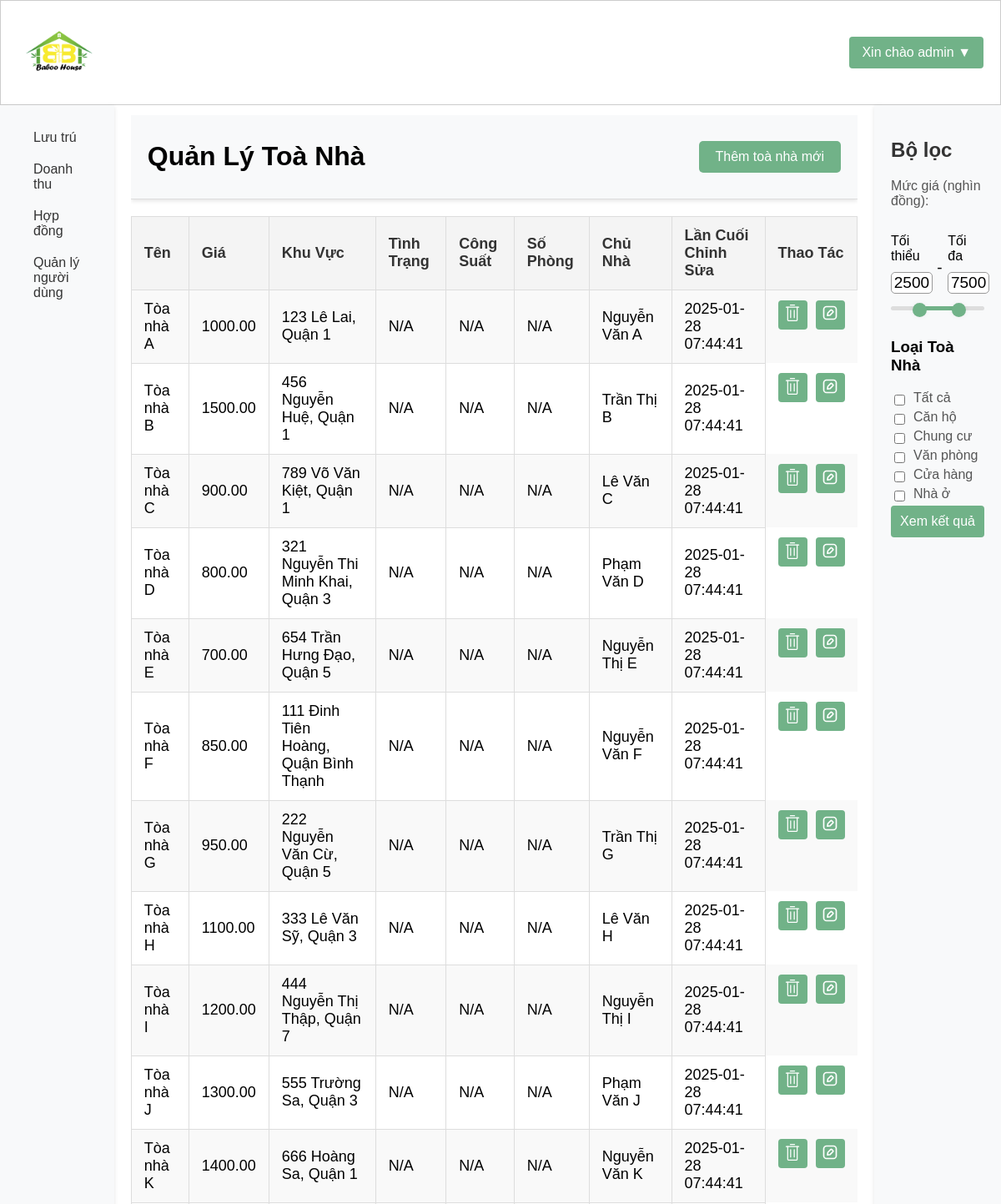
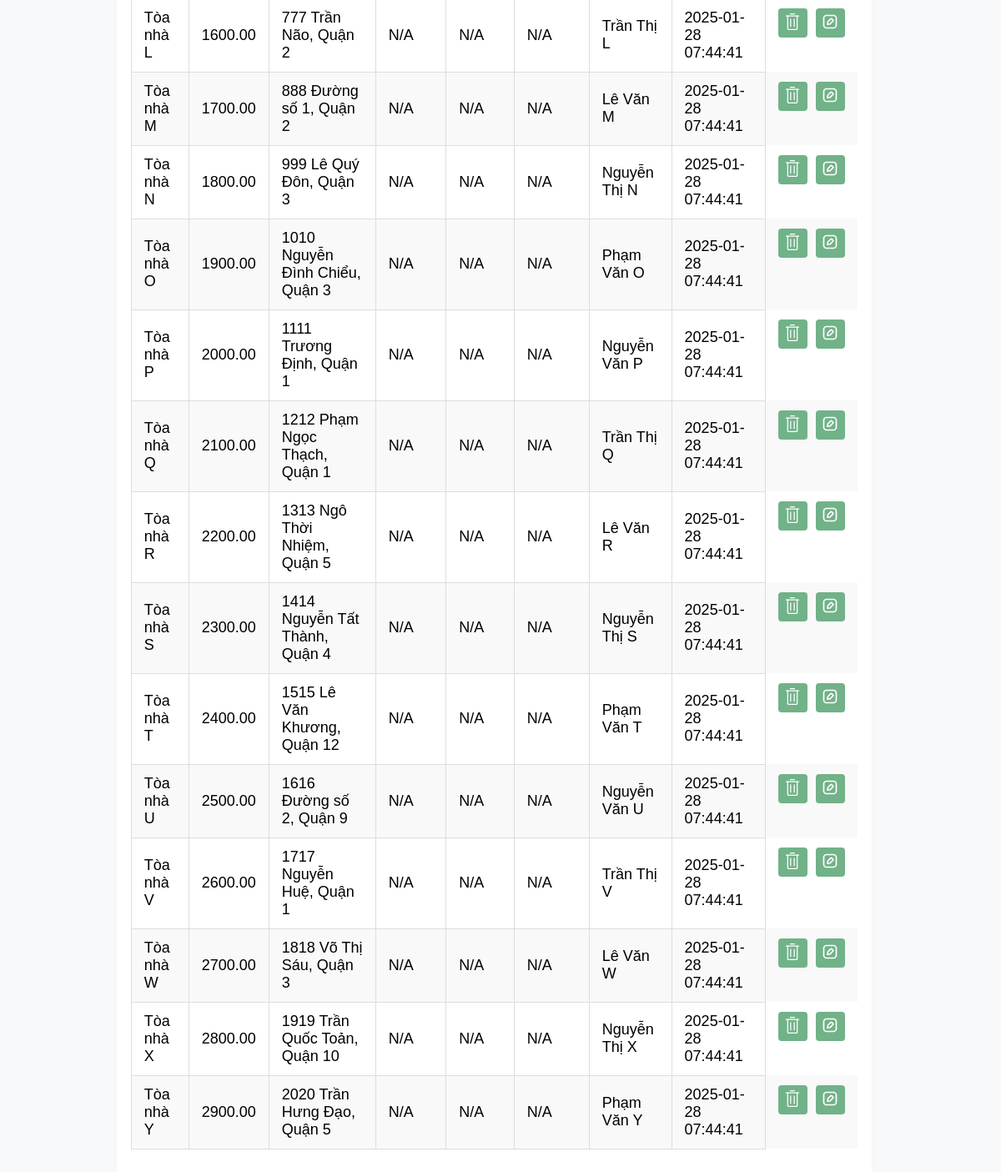
The page /templates/manage_buildings.php (signed in) on the database its author committed (2 pictures, top to bottom).
### tables this page shows
CREATE TABLE `buildings` (
  `building_id` int(11) NOT NULL,
  `user_id` int(11) DEFAULT NULL,
  `name` varchar(255) DEFAULT NULL,
  `address` varchar(255) DEFAULT NULL,
  `rental_price` decimal(10,2) DEFAULT NULL,
  `owner_name` varchar(255) DEFAULT NULL,
  `owner_phone` varchar(50) DEFAULT NULL,
  `building_type` varchar(50) DEFAULT NULL,
  `electricity_price` decimal(10,2) DEFAULT NULL,
  `water_price` decimal(10,2) DEFAULT NULL,
  `description` text DEFAULT NULL,
  `last_modified` datetime DEFAULT NULL,
  `photo_urls` text DEFAULT NULL,
  `approved` TINYINT(1) DEFAULT 0
);

### admin/getallbuilding.php (called while the page is built, shortened)
<?php
require '../config/database.php';
function getAllBuildings($min_price = 0, $max_price = 5000, $selected_types = []) {
    global $conn;
    $sql = "SELECT * FROM buildings WHERE rental_price BETWEEN ? AND ?";
    $stmt = $conn->prepare($sql);
    $params = [$min_price, $max_price];
    $binding_types = str_repeat('i', 2);
    $stmt->bind_param($binding_types, ...$params);
    $stmt->execute();
    $result = $stmt->get_result();
    return $result;
}
function getDistinctBuildingTypes() {
    global $conn;
    $sql = "SELECT DISTINCT building_type FROM buildings";
    $result = $conn->query($sql);
    $types = [];
    while ($row = $result->fetch_assoc()) {
        $types[] = $row['building_type'];
    }
    return $types;
}
?>

### templates/manage_buildings.php (the view, shortened to what this page needs)
<?php
include '../admin/getallbuilding.php';
$min_price = isset($_GET['min_price']) ? (int)$_GET['min_price'] : 0;
$max_price = isset($_GET['max_price']) ? (int)$_GET['max_price'] : 10000;
$selected_types = isset($_GET['building_type']) ? $_GET['building_type'] : [];
$buildings = getAllBuildings($min_price, $max_price, $selected_types);
$building_types = getDistinctBuildingTypes();
?>
<!DOCTYPE html>
<html lang="en">
<head>
    <link href="../assets/css/filter.css" rel="stylesheet">
</head>
<body>
    <?php include '../includes/header.php'; ?>
    <div class="head-container">
        <?php include '../includes/filter.php'; ?>
        <div class="main-content">
            <div class="manage-head">
                <h1>Quản Lý Toà Nhà</h1>
                <button class="create" onclick="location.href='create_building.php'">Thêm toà nhà mới</button>
            </div>
            <table>
                <tr>
                    <th>Tên</th>
                    <th>Giá</th>
                    <th>Khu Vực</th>
                    <th>Tình Trạng</th>
                    <th>Công Suất</th>
                    <th>Số Phòng</th>
                    <th>Chủ Nhà</th>
                    <th>Lần Cuối Chỉnh Sửa</th>
                    <th>Thao Tác</th>
                </tr>
                <?php if ($buildings->num_rows > 0): ?>
                    <?php while ($building = $buildings->fetch_assoc()): ?>
                        <tr onclick="location.href='edit_rooms.php?building_id=<?php echo htmlspecialchars($building['building_id']); ?>'" style="cursor: pointer;">
                            <td><?php echo htmlspecialchars($building['name']); ?></td>
                            <td><?php echo htmlspecialchars($building['rental_price']); ?></td>
                            <td><?php echo htmlspecialchars($building['address']); ?></td>
                            <td>N/A</td>
                            <td>N/A</td>
                            <td>N/A</td>
                            <td><?php echo htmlspecialchars($building['owner_name']); ?></td>
                            <td><?php echo htmlspecialchars($building['last_modified']); ?></td>
                            <td class="crud-btn">
                                <form action="../admin/delete_building.php" method="post" onsubmit="return confirm('Are you sure you want to delete this building?');" style="display:inline;">
                                    <button class="delete" type="submit"><img src="../assets/icons/bin.svg"></button>
                                </form>
                                <form action="../templates/edit_building.php" method="get" style="display:inline;">
                                    <button class="edit" type="submit"><img src="../assets/icons/edit.svg"></button>
                                </form>
                            </td>
                        </tr>
                    <?php endwhile; ?>
                <?php else: ?>
                    <tr>
                        <td colspan="10">Không tìm thấy toà nhà</td>
                    </tr>
                <?php endif; ?>
            </table>
        </div>
        <?php include '../includes/sidebar.php'; ?>
    </div>
</body>
</html>

### includes/header.php (shortened to what this page needs)
<!DOCTYPE html>
<head>
    <link rel="stylesheet" href="../assets/css/style.css">
</head>
<body>
<header class="header-container">
    <div class="logo-container">
        <a href="../templates/home.php"><img class="logo-img" src="../Upload/Img/logo.png" alt="Company Logo"></a>
    </div>
    <div class="user-dropdown">
    <?php if (isset($_SESSION['username'])): ?>
        <button aria-haspopup="true" aria-expanded="false" onclick="toggleDropdown()"> Xin chào
            <?php echo htmlspecialchars($_SESSION['username']); ?> <span>&#9660;</span>
        </button>
    <?php endif; ?>
    </div>
</header>
</body>

### includes/filter.php (shortened to what this page needs)
<div class="sidebar">
    <h2>Bộ lọc</h2>
    <label for="price-range">Mức giá (nghìn đồng):</label>
    <form class="filter-form" method="get" action="manage_buildings.php">
        <div class="price-input">
            <div class="field">
            <span>Tối thiểu</span>
            <input type="number" name="min_price" class="input-min" value="<?php echo htmlspecialchars($min_price); ?>">
            </div>
            <div class="separator">-</div>
            <div class="field">
            <span>Tối đa</span>
            <input type="number" name="max_price" class="input-max" value="<?php echo htmlspecialchars($max_price); ?>">
            </div>
        </div>
        <div class="slider-container">
            <div class="slider">
                <div class="progress"></div>
            </div>
        </div>
        <h3>Loại Toà Nhà</h3>
        <div class="checkbox-container">
            <input type="checkbox" name="building_type[]" value="All" id="All" onclick="toggleAll(this)">
            <label for="All">Tất cả</label>
        </div>
        <?php foreach ($building_types as $type): ?>
            <div class="checkbox-container">
                <input type="checkbox" name="building_type[]" value="<?php echo htmlspecialchars($type); ?>" id="<?php echo htmlspecialchars($type); ?>" class="building-type-checkbox" onclick="updateAllCheckbox()">
                <label for="<?php echo htmlspecialchars($type); ?>"><?php echo htmlspecialchars($type); ?></label>
            </div>
        <?php endforeach; ?>
        <button type="submit" id="filter-button">Xem kết quả</button>
    </form>
</div>

### includes/sidebar.php (shortened to what this page needs)
<div class="sidebar">
    <ul>
        <li class="accordion-item">
            <a href="javascript:void(0)" class="accordion-toggle">Lưu trú</a>
        </li>
        <li class="accordion-item">
            <a href="javascript:void(0)" class="accordion-toggle">Doanh thu</a>
        </li>
        <li><a href="#">Hợp đồng</a></li>
        <?php if (isset($_SESSION['role']) && $_SESSION['role'] == 'admin'): ?>
        <li><a href="../templates/manage_users.php">Quản lý người dùng</a></li>
        <?php endif; ?>
    </ul>
</div>

### assets/css/filter.css (style rules this page uses)
.price-input { width: 100%; display: flex; margin: 30px 0 35px; }
.price-input .field { width: 100%; height: 45px; align-items: center; }
.field input { width: 100%; outline: none; font-size: 19px; margin: 10px 0 10px 0; border-radius: 5px; text-align: center; border: 1px solid #999; -moz-appearance: textfield; }
.price-input .separator { width: 50px; display: flex; font-size: 19px; margin-top: 30px; margin-left: 5px; align-items: center; justify-content: center; }
.slider { height: 5px; position: relative; background: #ddd; border-radius: 5px; }
.slider .progress { height: 100%; left: 25%; right: 25%; position: absolute; border-radius: 5px; background: #71b288; }
.slider-container { margin: 0 0 30% 0; }
.checkbox-container { display: flex; align-items: center; }
.checkbox-container input[type="checkbox"] { margin-right: 10px; }

### assets/css/style.css (style rules this page uses)
* { user-select: none; -webkit-user-drag: none; }
body { width: 100%; height: 100%; margin: 0; overflow: hidden; font-family: Arial, sans-serif; }
input[type="checkbox"], input[type="range"], button { cursor: pointer; }
.sidebar { width: 10%; height: 100vh; background-color: #f8f9fa; box-shadow: 0 2px 5px rgba(0, 0, 0, 0.1); padding: 20px; }
.sidebar ul { list-style: none; padding: 0; margin: 0; }
.sidebar ul li a { display: block; padding: 10px 20px; color: #333; text-decoration: none; border-radius: 6px; }
.accordion-item .accordion-toggle { cursor: pointer; }
h2 { margin-bottom: 20px; color: #333333; }
label { display: block; margin-bottom: 5px; color: #555555; }
button[type="submit"] { width: 100%; padding: 10px; background-color: #71b288; border: none; border-radius: 4px; color: #ffffff; font-size: 16px; cursor: pointer; }
.header-container { display: flex; justify-content: space-between; align-items: center; padding: 10px 20px; background-color: #ffffff; border: 1px solid #cccccc; box-shadow: 0 4px 8px rgba(0, 0, 0, 0.1); color: #333333; }
.logo-container { display: flex; align-items: center; }
.logo-img { height: 100px; width: 100px; }
.user-dropdown { position: relative; }
.user-dropdown button { background-color: #71b288; border: none; color: #ffffff; padding: 10px 15px; border-radius: 4px; cursor: pointer; font-size: 16px; }
.head-container { column-gap: 20px; background-color: #ffffff; width: 100%; display: flex; flex-direction: row-reverse; }
.manage-head { width: auto; display: flex; flex-direction: row; justify-content: space-between; align-items: center; padding: 10px 20px; background-color: #f8f9fa; border-bottom: 1px solid #ddd; box-shadow: 0 2px 5px rgba(0, 0, 0, 0.1); }
.main-content { width: 90%; height: 85vh; overflow-y: scroll; margin-top: 1%; }
table { width: 100%; border-collapse: collapse; margin: 20px 0; font-size: 18px; text-align: left; border-collapse: collapse; width: auto; table-layout: auto; }
table th, table td { padding: 12px 15px; border: 1px solid #ddd; }
table th { background-color: #f4f4f4; color: #333; }
table tr:nth-child(even) { background-color: #f9f9f9; }
.create, .delete, .edit { display: inline-block; padding: 10px 20px; font-size: 16px; color: #fff; background-color: #71b288; border: none; border-radius: 5px; cursor: pointer; }
table { border-collapse: collapse; margin: 20px 0; font-size: 18px; text-align: left; border-collapse: collapse; width: 100%; table-layout: auto; }
.crud-btn { display: flex; gap: 10px; height: 100%; border: none; }
.crud-btn button { width: 35px; height: 35px; padding: 0; }
.crud-btn button img { width: 20px; height: 20px; }

### rows shown on the page
buildings: name "Tòa nhà A", rental_price "1000.00", address "123 Lê Lai, Quận 1", owner_name "Nguyễn Văn A", last_modified "2025-01-28 07:44:41"
buildings: name "Tòa nhà B", rental_price "1500.00", address "456 Nguyễn Huệ, Quận 1", owner_name "Trần Thị B", last_modified "2025-01-28 07:44:41"
buildings: name "Tòa nhà C", rental_price "900.00", address "789 Võ Văn Kiệt, Quận 1", owner_name "Lê Văn C", last_modified "2025-01-28 07:44:41"
buildings: name "Tòa nhà D", rental_price "800.00", address "321 Nguyễn Thi Minh Khai, Quận 3", owner_name "Phạm Văn D", last_modified "2025-01-28 07:44:41"
buildings: name "Tòa nhà E", rental_price "700.00", address "654 Trần Hưng Đạo, Quận 5", owner_name "Nguyễn Thị E", last_modified "2025-01-28 07:44:41"
buildings: name "Tòa nhà F", rental_price "850.00", address "111 Đinh Tiên Hoàng, Quận Bình Thạnh", owner_name "Nguyễn Văn F", last_modified "2025-01-28 07:44:41"
buildings: name "Tòa nhà G", rental_price "950.00", address "222 Nguyễn Văn Cừ, Quận 5", owner_name "Trần Thị G", last_modified "2025-01-28 07:44:41"
buildings: name "Tòa nhà H", rental_price "1100.00", address "333 Lê Văn Sỹ, Quận 3", owner_name "Lê Văn H", last_modified "2025-01-28 07:44:41"
buildings: name "Tòa nhà I", rental_price "1200.00", address "444 Nguyễn Thị Thập, Quận 7", owner_name "Nguyễn Thị I", last_modified "2025-01-28 07:44:41"
buildings: name "Tòa nhà J", rental_price "1300.00", address "555 Trường Sa, Quận 3", owner_name "Phạm Văn J", last_modified "2025-01-28 07:44:41"
buildings: name "Tòa nhà K", rental_price "1400.00", address "666 Hoàng Sa, Quận 1", owner_name "Nguyễn Văn K", last_modified "2025-01-28 07:44:41"
buildings: name "Tòa nhà L", rental_price "1600.00", address "777 Trần Não, Quận 2", owner_name "Trần Thị L", last_modified "2025-01-28 07:44:41"
buildings: name "Tòa nhà M", rental_price "1700.00", address "888 Đường số 1, Quận 2", owner_name "Lê Văn M", last_modified "2025-01-28 07:44:41"
buildings: name "Tòa nhà N", rental_price "1800.00", address "999 Lê Quý Đôn, Quận 3", owner_name "Nguyễn Thị N", last_modified "2025-01-28 07:44:41"
buildings: name "Tòa nhà O", rental_price "1900.00", address "1010 Nguyễn Đình Chiểu, Quận 3", owner_name "Phạm Văn O", last_modified "2025-01-28 07:44:41"
buildings: name "Tòa nhà P", rental_price "2000.00", address "1111 Trương Định, Quận 1", owner_name "Nguyễn Văn P", last_modified "2025-01-28 07:44:41"
buildings: name "Tòa nhà Q", rental_price "2100.00", address "1212 Phạm Ngọc Thạch, Quận 1", owner_name "Trần Thị Q", last_modified "2025-01-28 07:44:41"
buildings: name "Tòa nhà R", rental_price "2200.00", address "1313 Ngô Thời Nhiệm, Quận 5", owner_name "Lê Văn R", last_modified "2025-01-28 07:44:41"
buildings: name "Tòa nhà S", rental_price "2300.00", address "1414 Nguyễn Tất Thành, Quận 4", owner_name "Nguyễn Thị S", last_modified "2025-01-28 07:44:41"
buildings: name "Tòa nhà T", rental_price "2400.00", address "1515 Lê Văn Khương, Quận 12", owner_name "Phạm Văn T", last_modified "2025-01-28 07:44:41"
buildings: name "Tòa nhà U", rental_price "2500.00", address "1616 Đường số 2, Quận 9", owner_name "Nguyễn Văn U", last_modified "2025-01-28 07:44:41"
buildings: name "Tòa nhà V", rental_price "2600.00", address "1717 Nguyễn Huệ, Quận 1", owner_name "Trần Thị V", last_modified "2025-01-28 07:44:41"
buildings: name "Tòa nhà W", rental_price "2700.00", address "1818 Võ Thị Sáu, Quận 3", owner_name "Lê Văn W", last_modified "2025-01-28 07:44:41"
buildings: name "Tòa nhà X", rental_price "2800.00", address "1919 Trần Quốc Toản, Quận 10", owner_name "Nguyễn Thị X", last_modified "2025-01-28 07:44:41"
buildings: name "Tòa nhà Y", rental_price "2900.00", address "2020 Trần Hưng Đạo, Quận 5", owner_name "Phạm Văn Y", last_modified "2025-01-28 07:44:41"

### other values the page prints
$_SESSION['username'] "admin"
$type "Căn hộ"
$type "Chung cư"
$type "Văn phòng"
$type "Cửa hàng"
$type "Nhà ở"
